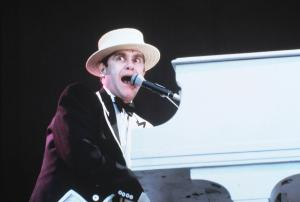
#> input picture image_processing_docs/img/elton.jpg, 300 x 202 px
$ jupyter execute --allow-errors cotours.ipynb
#> lines starting #> are read from the running program, lines starting #| are printed output that depends on the picture; after the words box and inside, x2 and y2 are one past the last pixel; in counts of white or black regions, pixels touching at a corner belong together
#### Importing Libraries

[cell 1]
import cv2 as cv
import numpy as np

#### Reading the Image Using CV2

[cell 2]
img = cv.imread("img/elton.jpg")
#> img is the input picture: shape (202, 300, 3); mean B, G, R 113.5, 107.3, 104.2

#### Converting Image to Grayscale Format

[cell 3]
img_gray = cv.cvtColor(img, cv.COLOR_BGR2GRAY)
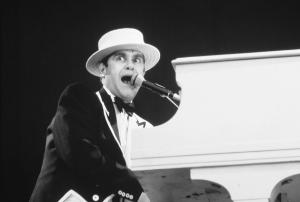
#> img_gray: shape (202, 300); min 9, max 255, mean 107.1

#### Applying Binary Thresholding

[cell 4]
# Applying Binary Thresholding
ret, thresh = cv.threshold(img_gray, 150, 255, cv.THRESH_BINARY)
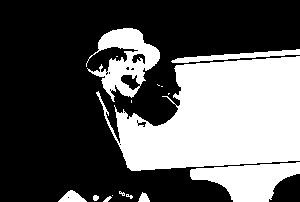
#> thresh: shape (202, 300); 36.1% white; 16 white regions (8 under 20 px)

#### Finding Cotours

[cell 5]
# Detecting Contours in a binary image
contours, hierarcy = cv.findContours(image = thresh, mode=cv.RETR_TREE, method = cv.CHAIN_APPROX_NONE)
#> contours = 31 contours, 21 with area under 20; largest, box (x1, y1, x2, y2) and area: (96, 56, 300, 171) 15458, (86, 28, 160, 102) 2490, (190, 162, 300, 202) 2468, (171, 49, 300, 63) 526, (120, 74, 141, 91) 194

# Draw Contours on the original image
image_copy = img.copy()
#> (the rest of this cell did not finish here and is left out)
